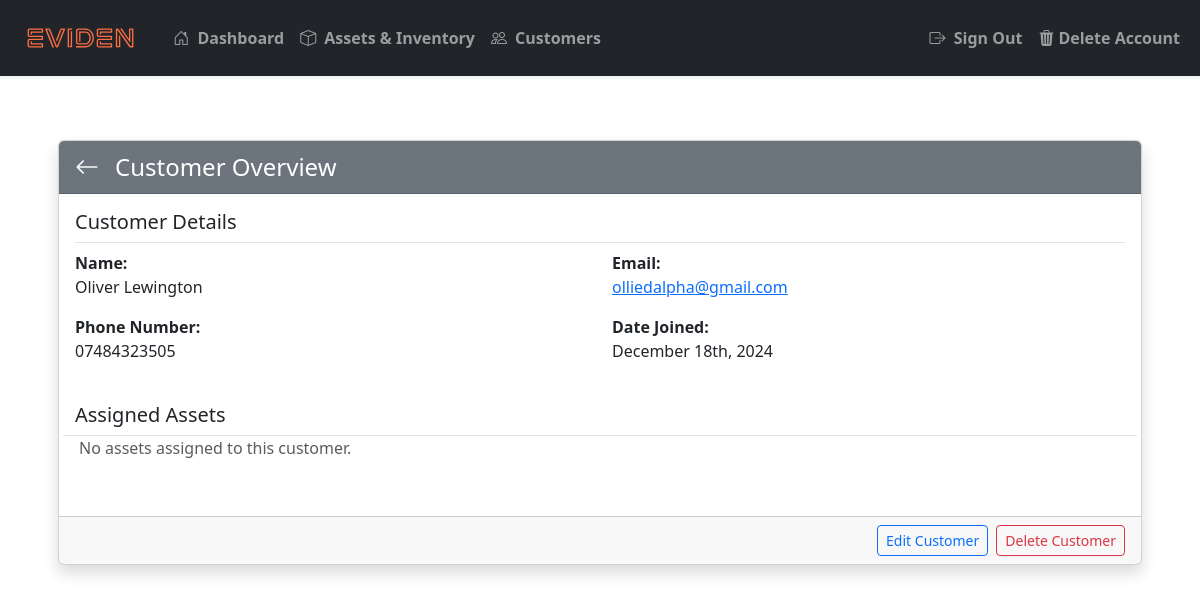
Before: /customers/1/?next=/assets/9/ (signed in) with the older database file.
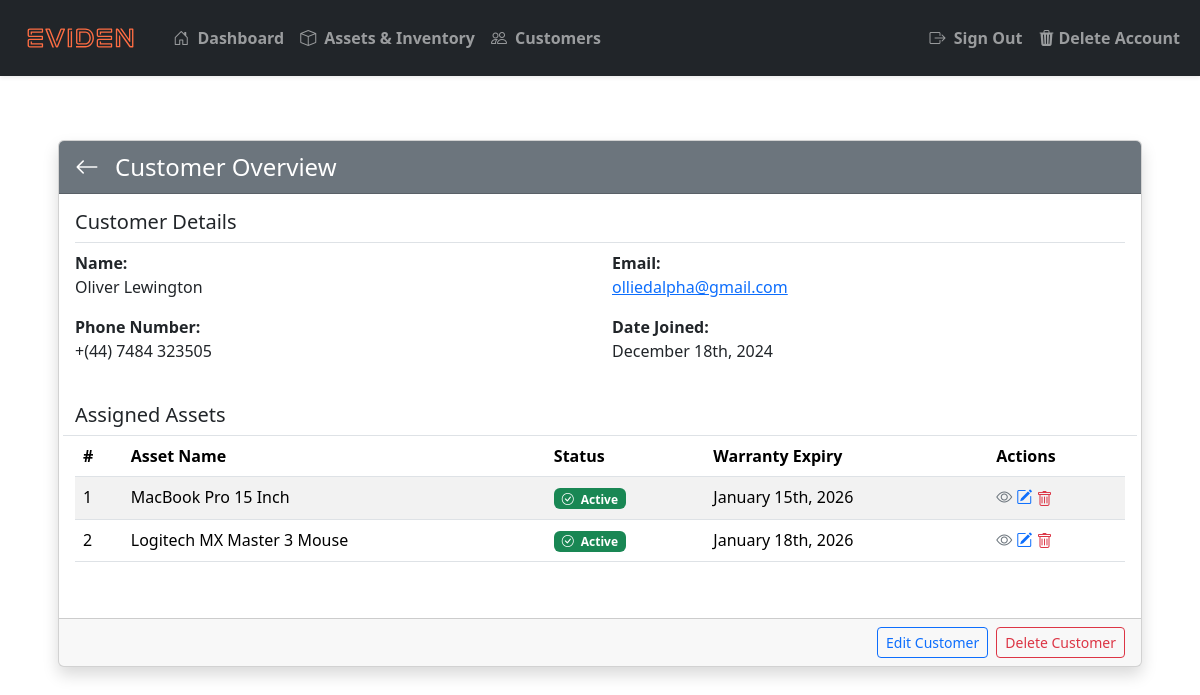
After: the same page with the newer database file.
### inventory/models.py (models this page shows, shortened)
class Customer(models.Model):
    name = models.CharField(
        max_length=200,
        null=True,
        validators=[
            RegexValidator(
                regex=r'^(?=.*[a-zA-Z])(?=.*[a-zA-Z0-9]).+$',
                message="Name must contain at least one letter and cannot consist solely of special characters or numbers."
            )
        ]
    )
    phone_number = models.CharField(
        max_length=20,
        null=True,
        blank=True,  # Allows empty input in forms
        validators=[
            RegexValidator(
                regex=r'^\+?(\(\d{1,4}\)|\d{1,4})?[\s\-]?\d{1,4}[\s\-]?\d{1,4}[\s\-]?\d{1,4}$',
                message="Phone number must start with an optional '+' followed by digits, with optional spaces, parentheses, or hyphens."
            )
        ]
    )
    email = models.CharField(
        max_length=200,
        unique=True,  # Ensures email uniqueness
        null=True,
        validators=[
            EmailValidator(message="Enter a valid email address.")
        ]
    )
    date_joined = models.DateTimeField(auto_now_add=True)

class Asset(models.Model):
    class StatusChoices(models.TextChoices):
        ACTIVE = 'Active', 'Active'
        PENDING_MAINTENANCE = 'Pending Maintenance', 'Pending Maintenance'
        DECOMMISSIONED = 'Decommissioned', 'Decommissioned'
    name = models.CharField(
        max_length=200,
        null=True,
        validators=[
            RegexValidator(
                regex=r'^(?=.*[a-zA-Z])(?=.*[a-zA-Z0-9]).+$',
                message="Asset name must contain at least one letter and cannot consist solely of special characters or numbers."
            )
        ]
    )
    assigned_to = models.ForeignKey(Customer, on_delete=models.SET_NULL, null=True, blank=True, related_name="assignment")
    warranty_expiry = models.DateField(null=True, blank=True)
    status = models.CharField(
        max_length=20,
        choices=StatusChoices.choices,
        default=StatusChoices.ACTIVE,
        null=False
    )
    description = models.CharField(
        max_length=450,
        null=True,
        blank=True,
        validators=[
            MinLengthValidator(10, message="Description must be at least 10 characters, or left empty.")
        ]
    )
    date_assigned = models.DateTimeField(auto_now_add=True)
    last_updated = models.DateTimeField(auto_now=True)  # Automatically updated when the asset is saved

### inventory/views/customer_views.py (the view)
# urls.py: path('customers/<int:customer_id>/', customer_views.view_customer, name='view-customer'),
@login_required(login_url='login')
def view_customer(request, customer_id):
    customer = get_object_or_404(Customer, id=customer_id)
    assigned_assets = Asset.objects.filter(assigned_to=customer)
    form = CustomerForm(instance=customer)
    return render(request, 'inventory/customer/view-customer.html', {
        'customer': customer,
        'form': form,
        'assigned_assets': assigned_assets,  # Pass the assigned assets to the template
    })

### inventory/templates/inventory/customer/view-customer.html (shortened to what this page needs)
{% extends "inventory/base.html" %}
{% block content %}
<div class="container mt-5">
    <div class="card shadow">
        <div class="card-header bg-secondary text-white d-flex align-items-center">
            <a class="text-white me-3"href="{% if request.GET.next %}{{ request.GET.next }}{% else %}{% url 'view-customers' %}{% endif %}" style="font-size: 1.5rem; font-weight: bold;">
                <i class="bi bi-arrow-left"></i>
            </a>
            <h4 class="mb-0">Customer Overview</h4>
        </div>
        <div class="card-body">
            <div class="row mb-4">
                <div class="col-12">
                    <h5 class="border-bottom pb-2">Customer Details</h5>
                </div>
                <div class="col-md-6">
                    <strong>Name:</strong>
                    <p>{{ customer.name }}</p>
                </div>
                <div class="col-md-6">
                    <strong>Email:</strong>
                    <p>
                        <a href="mailto:{{ customer.email }}">{{ customer.email }}</a>
                    </p>
                </div>
                <div class="col-md-6">
                    <strong>Phone Number:</strong>
                    <p>{{ customer.phone_number|default:"No phone number provided" }}</p>
                </div>
                <div class="col-md-6">
                    <strong>Date Joined:</strong>
                    <p>{{ customer.date_joined|date:"F jS, Y" }}</p>
                </div>
            </div>
            <div class="row mb-4">
                <div class="col-12 d-flex justify-content-between align-items-center border-bottom">
                    <h5 class="pb-2 mb-0">Assigned Assets</h5>
                </div>
                {% if customer.assignment.exists %}
                <div class="col-12 table-responsive">
                    <table class="table table-striped">
                        <thead>
                            <tr>
                                <th>#</th>
                                <th>Asset Name</th>
                                <th>Status</th>
                                <th>Warranty Expiry</th>
                                <th>Actions</th>
                            </tr>
                        </thead>
                        <tbody>
                            {% for asset in customer.assignment.all %}
                            <tr>
                                <td>{{ forloop.counter }}</td>
                                <td>{{ asset.name }}</td>
                                <td>
                                    <span class="badge {% if asset.status == 'Active' %}bg-success{% elif asset.status == 'Pending Maintenance' %}bg-warning{% else %}bg-danger{% endif %}">
                                        <i class="pe-1 bi {% if asset.status == 'Active' %}bi-check-circle{% elif asset.status == 'Pending Maintenance' %}bi-exclamation-circle{% else %}bi-x-circle{% endif %}"></i>
                                        {{ asset.status }}
                                    </span>
                                </td>
                                <td>
                                    {% if asset.warranty_expiry %}
                                    {{ asset.warranty_expiry|date:"F jS, Y" }}
                                    {% else %}
                                    <span class="text-muted">No warranty information</span>
                                    {% endif %}
                                </td>
                                <td>
                                    <a href="{% url 'view-asset' asset.id %}?next={{ request.path }}"><i class="bi bi-eye text-secondary" style="cursor: pointer;"></i></a>
                                    <a href="{% url 'update-asset' asset.id %}?next={{ request.path }}"><i class="bi bi-pencil-square text-primary" style="cursor: pointer;"></i></a>
                                    {% if user.is_staff %}
                                    <form method="POST" action="{% url 'delete-asset' asset.id %}?next={{ request.path }}" onsubmit="showConfirmation(event)" style="display: inline;">
                                        <button type="submit" class="btn btn-link p-0 m-0 text-danger border-0">
                                            <i class="bi bi-trash"></i>
                                        </button>
                                    </form>
                                    {% endif %}
                                </td>
                            </tr>
                            {% endfor %}
                        </tbody>
                    </table>
                </div>
                {% else %}
                <div class="col-12">
                    <p class="ps-1 text-muted">No assets assigned to this customer.</p>
                </div>
                {% endif %}
            </div>
        </div>
        <div class="card-footer d-flex justify-content-end gap-2">
            <a href="{% url 'update-customer' customer.id %}" class="btn btn-outline-primary btn-sm">Edit Customer</a>
            {% if user.is_staff %}
            <form method="POST" action="{% url 'delete-customer' customer.id %}" onsubmit="showConfirmation(event)">
                <button type="submit" class="btn btn-outline-danger btn-sm">Delete Customer</button>
            </form>
            {% endif %}
        </div>
    </div>
</div>
{% endblock %}

### inventory/templates/inventory/base.html (shortened to what this page needs)
{% load static %}
<!DOCTYPE html>
<html lang="en" data-bs-theme="light">
    <head>
        <link rel="stylesheet" type="text/css" href="{% static 'css/styles.css' %}">
        <link href="https://cdn.jsdelivr.net/npm/bootstrap@5.3.3/dist/css/bootstrap.min.css" rel="stylesheet">
        <link href="https://cdn.jsdelivr.net/npm/bootstrap-icons/font/bootstrap-icons.css" rel="stylesheet">
        <link rel="stylesheet" href="https://cdn.jsdelivr.net/npm/flatpickr/dist/flatpickr.min.css">
    </head>
    <body>
        {% include "inventory/navbar.html" %}
        <div class="container p-1 p-md-3">
             <div class="my-5">
                {% block content %}
                {% endblock content %}
             </div>
        </div>
    </body>
</html>

### inventory/templates/inventory/navbar.html (shortened to what this page needs)
{% load static %}
<nav class="navbar navbar-expand-md navbar-dark bg-dark shadow-sm">
  <div class="container-fluid">
    <a class="navbar-brand" href="{% url '' %}">
      <img class="navbar-logo" src="{% static 'images/Logotype_Eviden_RGB_Orange.svg' %}" alt="Logo">
    </a>
    <div class="collapse navbar-collapse" id="navbarNav">
      {% if user.is_authenticated %}
      <ul class="navbar-nav me-auto">
        <li class="nav-item">
          <a class="nav-link {% if request.path == '/' %}active{% endif %}" href="{% url '' %}">
            <i class="bi bi-house-door me-1"></i> Dashboard
          </a>
        </li>
        <li class="nav-item">
          <a class="nav-link {% if request.path == '/assets/' %}active{% endif %}" href="{% url 'view-assets' %}">
            <i class="bi bi-box me-1"></i> Assets & Inventory
          </a>
        </li>
        <li class="nav-item">
          <a class="nav-link {% if request.path == '/customers/' %}active{% endif %}" href="{% url 'view-customers' %}">
            <i class="bi bi-people me-1"></i> Customers
          </a>
        </li>
      </ul>
      {% endif %}
      <ul class="navbar-nav ms-auto">
        {% if user.is_authenticated %}
          <li class="nav-item">
            <a class="nav-link {% if request.path == '/logout/' %}active{% endif %}" href="{% url 'logout' %}">
              <i class="bi bi-box-arrow-right me-1"></i> Sign Out
            </a>
          </li>
          <li class="nav-item">
            <a class="nav-link d-flex align-items-center {% if request.path == '/delete-account/' %}text-danger{% endif %}" href="{% url 'delete-account' %}">
              <i class="bi bi-trash3-fill me-1"></i>Delete Account
            </a>
          </li>
        {% endif %}
      </ul>
    </div>
  </div>
</nav>

### static/css/styles.css (style rules this page uses)
:root { --brand-color: #FF6D43; }
.nav-link { color: inherit; transition: color 0.5s ease-in-out; font-weight: bold !important; }
.navbar-logo { height: 50px; width: auto; max-height: 75px; }

Changed rows visible on the page:
changed Customer "Oliver Lewington": phone_number "07484323505" → "+(44) 7484 323505"
added Asset: name "MacBook Pro 15 Inch", status "Active", warranty_expiry "January 15th, 2026"
added Asset: name "Logitech MX Master 3 Mouse", status "Active", warranty_expiry "January 18th, 2026"
Other visible differences:
text no longer shown: "No assets assigned to this customer."
text now shown: "# Asset Name Status Warranty Expiry Actions"
